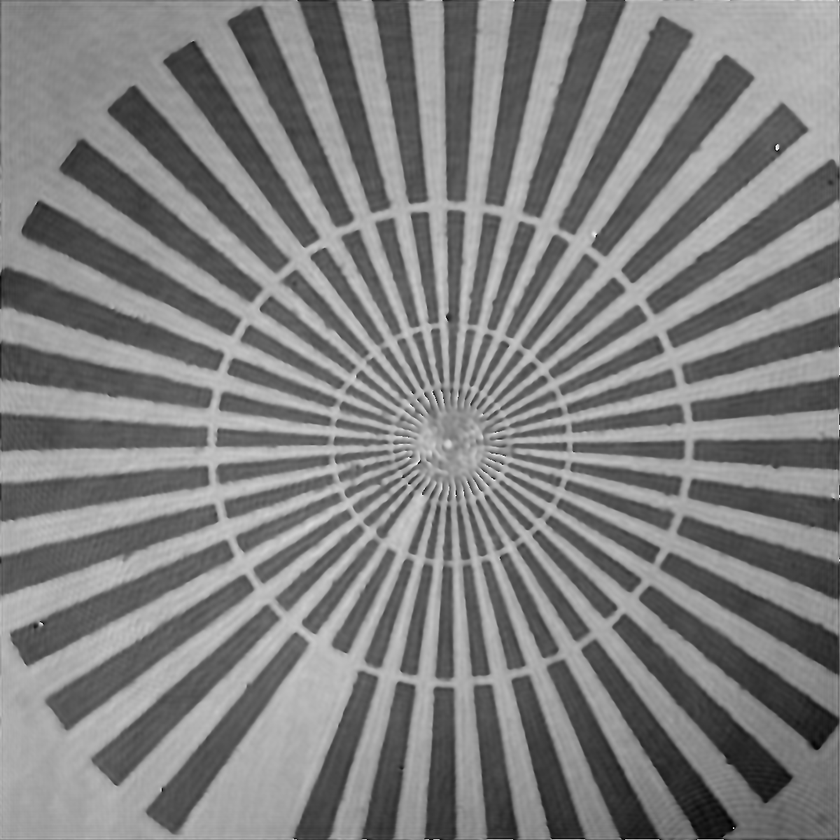
#> input picture samples/NStar_20x_532_5.86_-4cm_PCA_118.27_fc_.bmp, 840 x 840 px, shrunk from 1200 x 1200 before the run
$ python -i utilities.py   (imports and definitions only)
#> lines starting #> are read from the running program, lines starting #| are printed output that depends on the picture; after the words box and inside, x2 and y2 are one past the last pixel; in counts of white or black regions, pixels touching at a corner belong together
#> further down, picture is the input picture: PIL image 840x840 L; min 0, max 255, mean 127.2


# import libraries
from PIL import Image, ImageOps
from scipy.ndimage import distance_transform_edt
from skimage import measure
from skimage.segmentation import watershed
import numpy as np
import cv2
import matplotlib.pyplot as plt
from skimage import morphology
from mpl_toolkits.axes_grid1 import make_axes_locatable
from tkinter import simpledialog


# Function to read an image file from the disk
# [53 lines left out: functions imageRead, imageShow, show_side_by_side, grayscaleToPhase, not called in this run]


def separate_touching_samples(binary_mask):
    """Separate touching samples using watershed segmentation"""
    # Calculate distance transform
    distance = distance_transform_edt(binary_mask)

    # Find local maxima
    from scipy import ndimage
    local_maxima = ndimage.maximum_filter(distance, size=20) == distance
    local_maxima = local_maxima & (distance > 5)  # Minimum distance threshold

    # Create markers for watershed
    markers = measure.label(local_maxima)

    if np.max(markers) > 1:
        print(f"Applying watershed separation: found {np.max(markers)} potential sample centers")

        # Apply watershed
        labels = watershed(-distance, markers, mask=binary_mask)

        # Convert back to binary (any labeled region becomes True)
        separated_mask = labels > 0

        # Compare results
        original_components = len(measure.regionprops(measure.label(binary_mask)))
        new_components = len(measure.regionprops(measure.label(separated_mask)))
        print(f"Watershed result: {original_components} → {new_components} components")

        return separated_mask
    else:
        print("No watershed separation needed (single component or no clear centers)")
        return binary_mask


def create_background_mask(
    image: np.ndarray,
    method: str = 'otsu',
    manual_threshold: float = 0.5,
    min_area: int = 100,
    hole_area: int = 50
):
    """
    Build a background mask (True where background) from a phase image.
    """
#> called with method = 'otsu', manual_threshold = 0.5, min_area = 100, hole_area = 50
    img_u8 = ((image - np.min(image)) / (np.max(image) - np.min(image) + 1e-12) * 255).astype(np.uint8)

    if method == 'otsu':
        thr_u8, binary = cv2.threshold(img_u8, 0, 255, cv2.THRESH_BINARY + cv2.THRESH_OTSU)
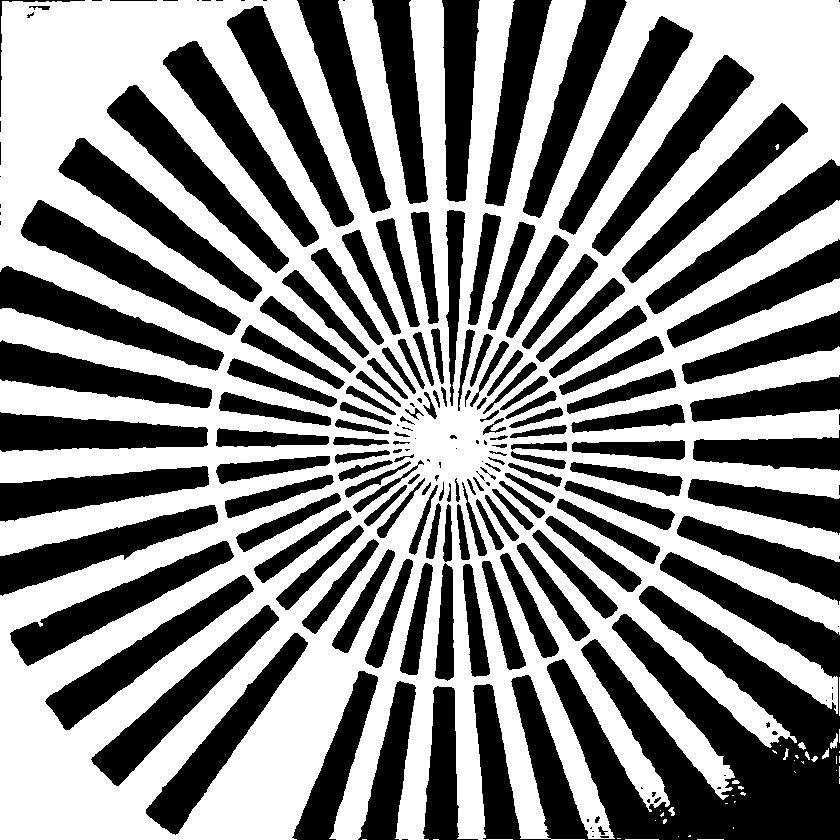
#> binary: shape (840, 840); 54.4% white; 195 black regions (50 under 20 px), largest, box (x1, y1, x2, y2) and area: (473, 552, 840, 840) 52632, (21, 200, 241, 335) 7211, (58, 138, 262, 302) 7181
#> thr_u8 = 122
        threshold_value = float(thr_u8) / 255.0
#> threshold_value = 0.478
    elif method == 'manual':
        thr_u8 = int(np.clip(manual_threshold, 0, 1) * 255)
        _, binary = cv2.threshold(img_u8, thr_u8, 255, cv2.THRESH_BINARY)
        threshold_value = float(thr_u8) / 255.0
    else:
        raise ValueError(f"Unknown thresholding method: {method}")

    # Preview: original + raw binary (white regions = pixels above threshold)
    fig, (ax1, ax2) = plt.subplots(1, 2, figsize=(10, 5), constrained_layout=False)

    im = ax1.imshow(image, cmap='jet')
    ax1.set_title('Original Phase Image')
    ax1.axis('off')
    ax1.set_aspect('equal')
    divider = make_axes_locatable(ax1)
    cax = divider.append_axes("right", size="5%", pad=0.05)
    fig.colorbar(im, cax=cax)

    ax2.imshow(binary > 0, cmap='gray')
    ax2.set_title('Binary preview (White = pixels > threshold)')
    ax2.axis('off')
    ax2.set_aspect('equal')

    plt.subplots_adjust(wspace=0.15)
    plt.show()
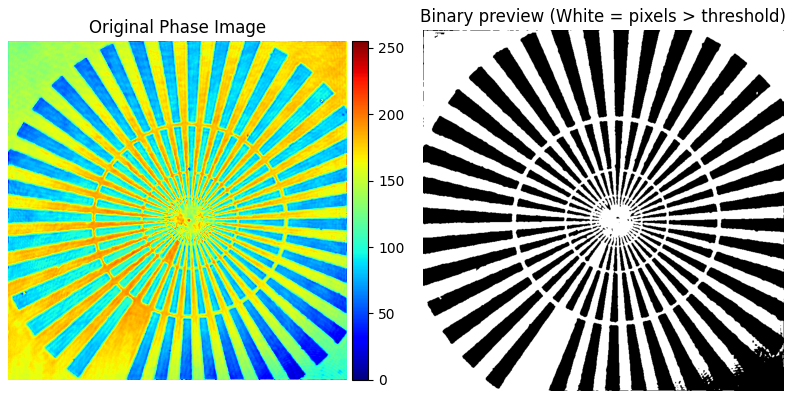
#> figure drawn by matplotlib, 3 panels

    # Ask polarity relative to the preview just shown
    answer = simpledialog.askstring(
        "Sample Polarity",
        "In the binary preview, does the SAMPLE appear as:\n\nWhite regions (w) or Black regions (b)?\n\nType: w or b"
    )
    sample_is_white = (answer or 'w').strip().lower() == 'w'

    # Build sample mask explicitly from the chosen polarity
    preview_mask = (binary > 0)
    if sample_is_white:
        sample_mask = preview_mask.copy()
    else:
        sample_mask = ~preview_mask

    # Optional separation if available
    try:
        if np.any(sample_mask):
            sample_mask = separate_touching_samples(sample_mask)
#> in separate_touching_samples, `local_maxima = local_maxima & (distance > 5)`:
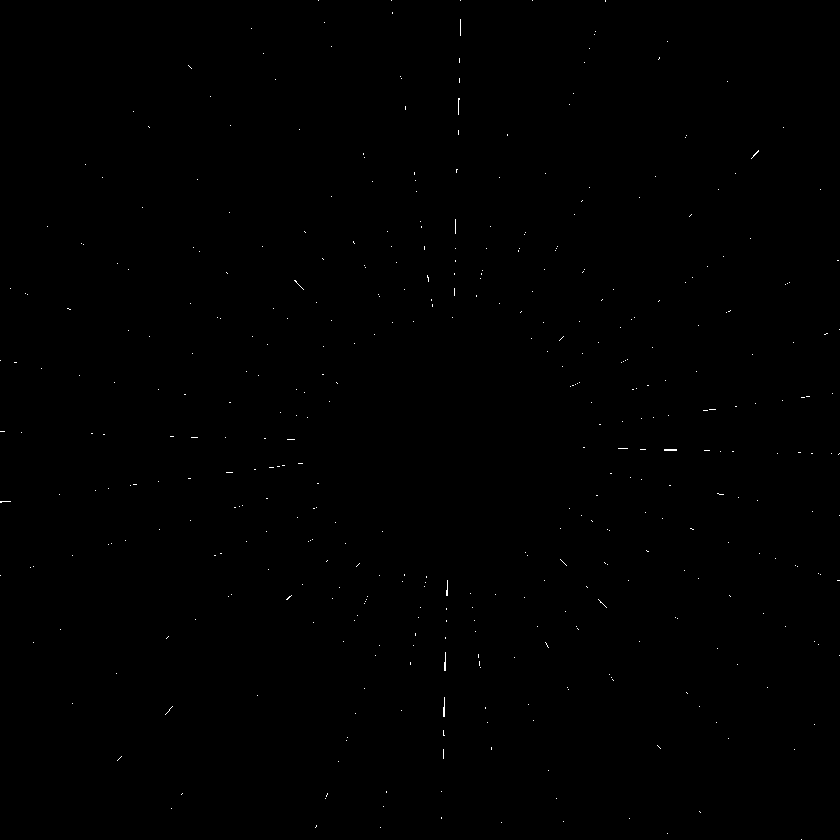
#> local_maxima: shape (840, 840) bool; 0.13% white in thin lines or dots
#| Applying watershed separation: found 429 potential sample centers
#> in separate_touching_samples, `labels = watershed(-distance, markers, mask=binary_mask)`:
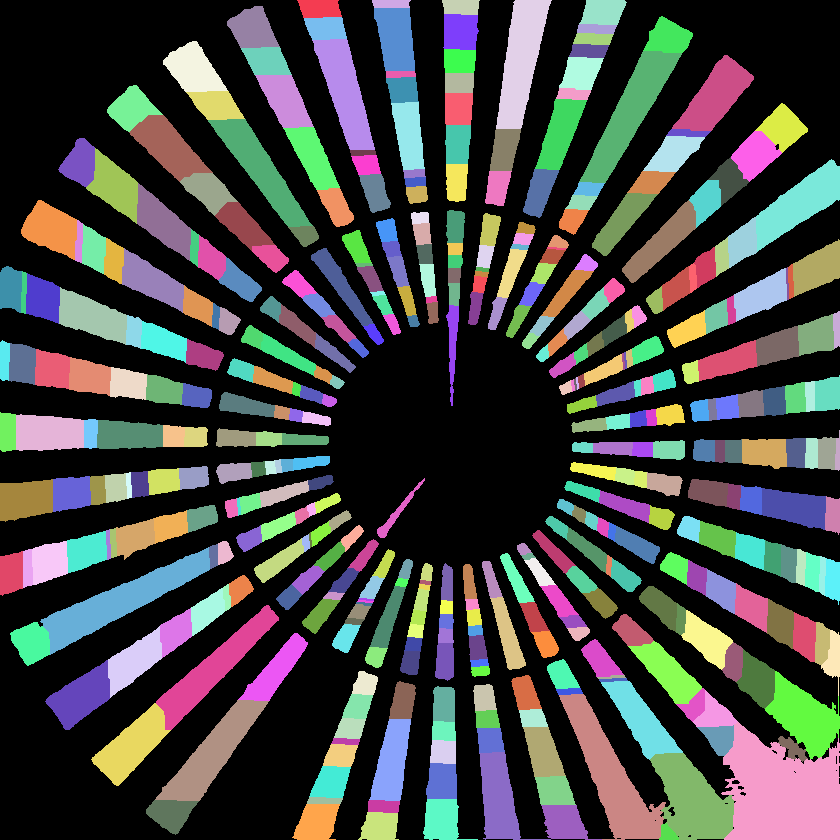
#> labels: shape (840, 840) int32; 430 distinct labels, from 0 to 429; one colour per label, 0 black
#> in separate_touching_samples, `separated_mask = labels > 0`:
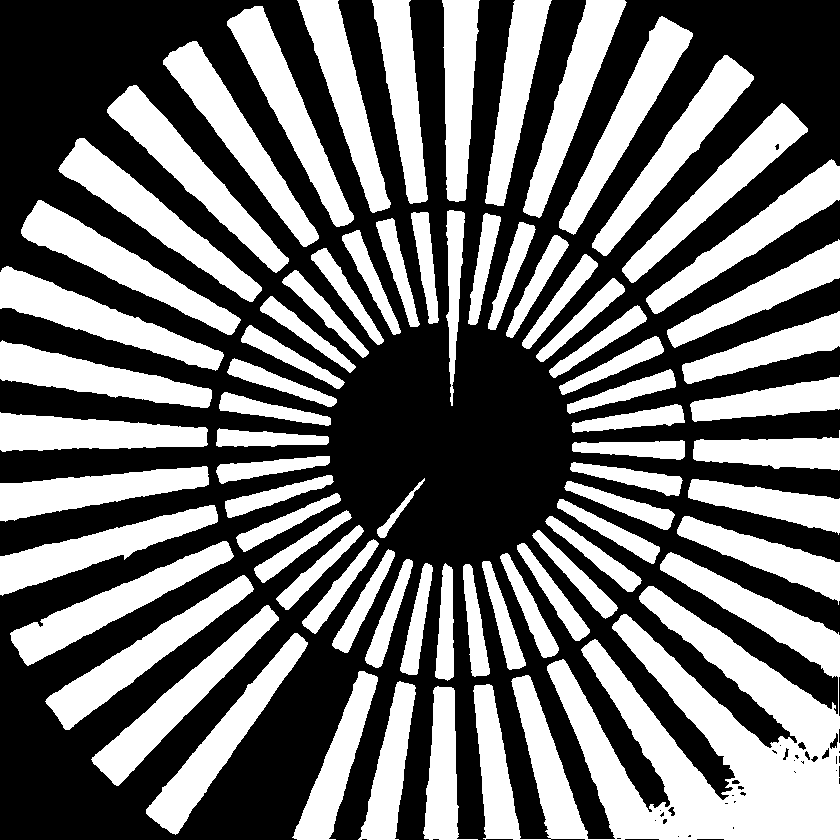
#> separated_mask: shape (840, 840) bool; 43.4% white; 74 white regions, largest, box (x1, y1, x2, y2) and area: (473, 552, 840, 840) 52632, (21, 200, 241, 335) 7211, (58, 138, 262, 302) 7181
#> in separate_touching_samples, `original_components = len(measure.regionprops(measure.label(binary_mas..`: original_components = 195
#> in separate_touching_samples, `new_components = len(measure.regionprops(measure.label(separated_mask)))`: new_components = 74
#| Watershed result: 195 → 74 components
    except NameError:
        pass

    # Clean mask
    if sample_is_white:
        cleaned = morphology.remove_small_objects(sample_mask, min_size=min_area)
    else:
        cleaned = ~morphology.remove_small_objects(~sample_mask, min_size=min_area)
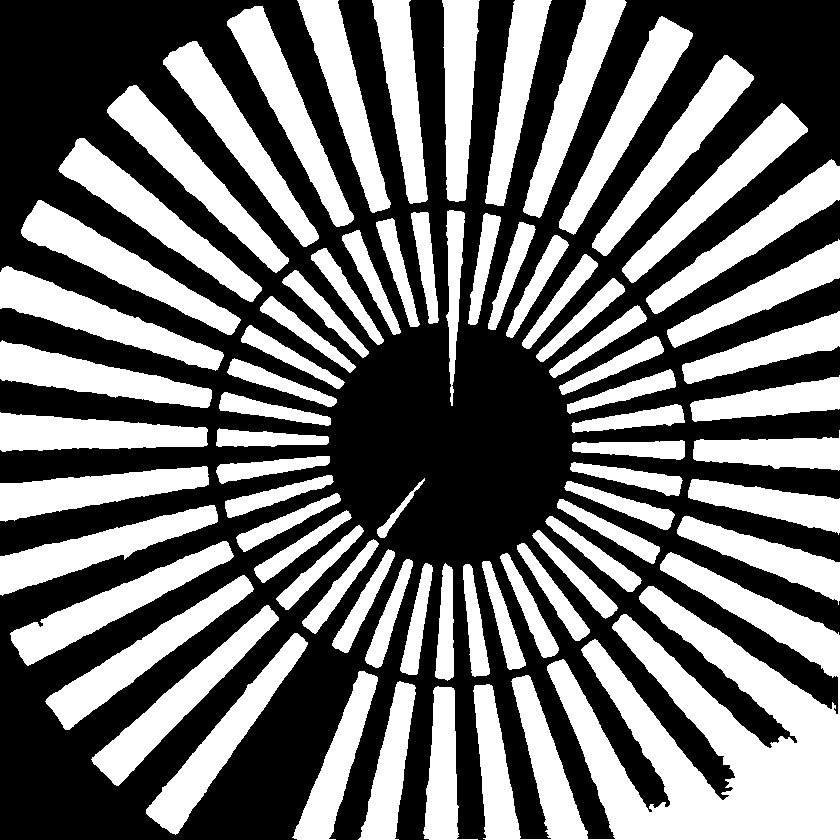
#> cleaned: shape (840, 840) bool; 43.5% white; 74 white regions, largest, box (x1, y1, x2, y2) and area: (473, 552, 840, 840) 53234, (21, 200, 241, 335) 7211, (58, 138, 262, 302) 7181

    final_sample_mask = morphology.remove_small_holes(cleaned, area_threshold=hole_area)

    # Background is the complement
    background_mask = ~final_sample_mask
#> (the run stopped early here; a loop or call above may not have finished)

$ run again, on samples/NStar_20x_532_5.86_-4cm_VortexLegPis_.bmp
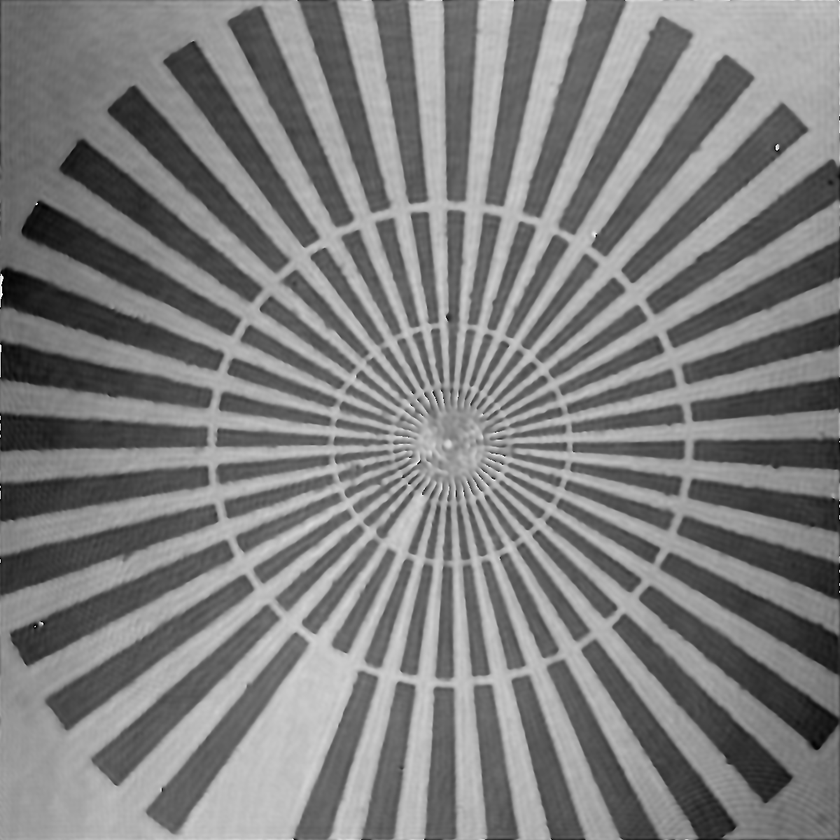
#> input picture samples/NStar_20x_532_5.86_-4cm_VortexLegPis_.bmp, 840 x 840 px, shrunk from 1200 x 1200 before the run
#> picture is the input picture: PIL image 840x840 L; min 0, max 255, mean 125.9
#> in create_background_mask, `thr_u8, binary = cv2.threshold(img_u8, 0, 255, cv2.THRESH_BINARY + cv2..`:
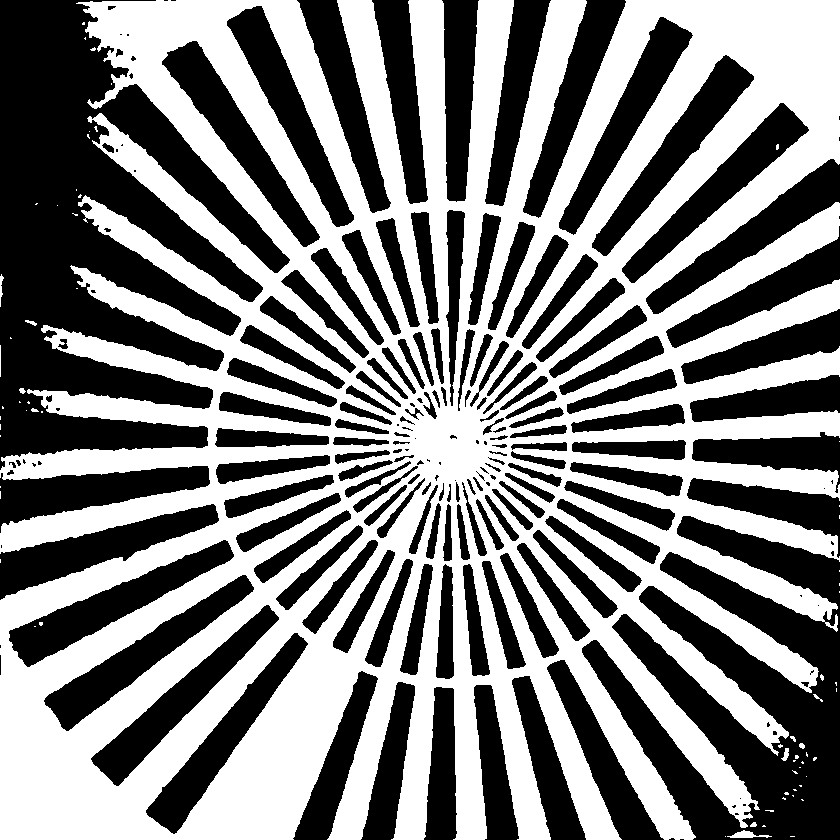
#> binary: shape (840, 840); 50.3% white; 197 black regions (54 under 20 px), largest, box (x1, y1, x2, y2) and area: (0, 0, 290, 470) 69636, (582, 516, 840, 840) 41494, (9, 540, 234, 667) 7258
#> thr_u8 = 124
#> threshold_value = 0.486
#> markers: shape (840, 840) int32; 423 distinct labels, from 0 to 422
#| Applying watershed separation: found 422 potential sample centers
#> labels: shape (840, 840) int32; 423 distinct labels, from 0 to 422
#> original_components = 197
#> new_components = 72
#| Watershed result: 197 → 72 components
#> in create_background_mask, `cleaned = ~morphology.remove_small_objects(~sample_mask, min_size=min_..`:
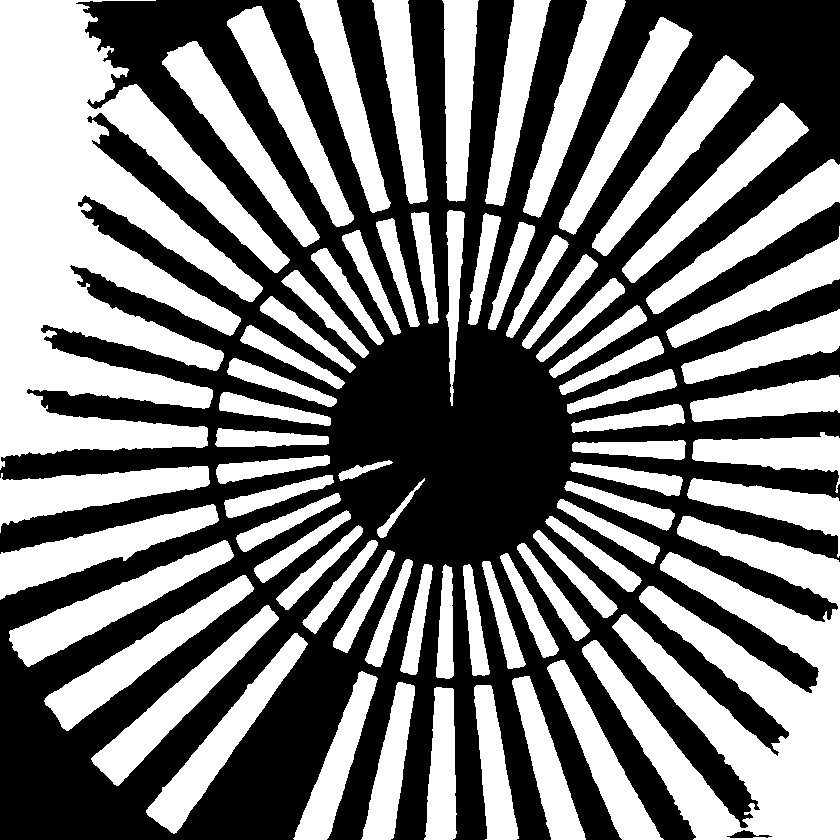
#> cleaned: shape (840, 840) bool; 47.6% white; 72 white regions, largest, box (x1, y1, x2, y2) and area: (0, 0, 290, 470) 69939, (582, 516, 840, 840) 41900, (9, 540, 234, 667) 7274
